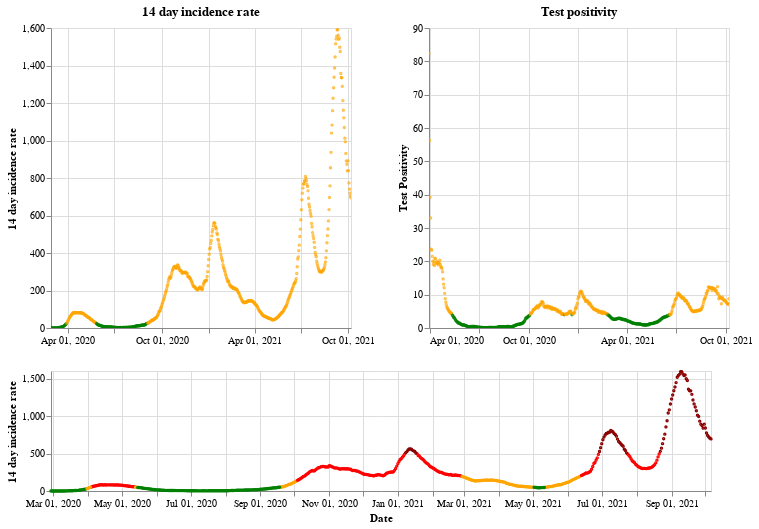

Write notebook code for a chart like this one.
### Markdown cell above
## Scotland

### Code cell
plot_traffic_light('Scotland')

### Figure 1 — Vega-Lite specification as saved in the notebook (floating-point values rounded to 4 significant figures; data arrays with more than 128 entries replaced by an {"elided": "..."} marker saying what was removed)
{"config": {"view": {"continuousWidth": 400, "continuousHeight": 300}}, "vconcat": [{"hconcat": [{"mark": {"type": "point", "size": 2}, "encoding": {"color": {"condition": {"value": "green", "test": "(datum.twoWeeklyCasesRate <= 25)"}, "value": "orange"}, "tooltip": [{"type": "nominal", "field": "areaName"}, {"type": "temporal", "field": "date"}, {"type": "quantitative", "field": "twoWeeklyCasesRate"}, {"type": "quantitative", "field": "testPositivity"}], "x": {"type": "temporal", "axis": {"title": ""}, "field": "date", "scale": {"domain": {"selection": "DateBrush"}}, "timeUnit": "yearmonthdate"}, "y": {"type": "quantitative", "axis": {"title": "14 day incidence rate"}, "field": "twoWeeklyCasesRate"}}, "title": "14 day incidence rate", "width": 300}, {"mark": {"type": "point", "size": 2}, "encoding": {"color": {"condition": {"value": "green", "test": "(datum.testPositivity <= 4)"}, "value": "orange"}, "tooltip": [{"type": "nominal", "field": "areaName"}, {"type": "temporal", "field": "date"}, {"type": "quantitative", "field": "twoWeeklyCasesRate"}, {"type": "quantitative", "field": "testPositivity"}], "x": {"type": "temporal", "axis": {"title": ""}, "field": "date", "scale": {"domain": {"selection": "DateBrush"}}, "timeUnit": "yearmonthdate"}, "y": {"type": "quantitative", "axis": {"title": "Test Positivity"}, "field": "testPositivity"}}, "title": "Test positivity", "width": 300}]}, {"layer": [{"mark": {"type": "point", "size": 2}, "encoding": {"color": {"condition": {"value": "orange", "test": "(((datum.testPositivity < 4) && (datum.twoWeeklyCasesRate >= 50)) && (datum.twoWeeklyCasesRate < 200))"}, "value": "red"}, "opacity": {"condition": {"value": 1, "test": "((datum.twoWeeklyCasesRate >= 50) && (datum.twoWeeklyCasesRate < 500))"}, "value": 0}, "tooltip": [{"type": "nominal", "field": "areaName"}, {"type": "temporal", "field": "date"}, {"type": "quantitative", "field": "twoWeeklyCasesRate"}, {"type": "quantitative", "field": "testPositivity"}], "x": {"type": "temporal", "axis": {"title": "Date"}, "field": "date", "timeUnit": "yearmonthdate"}, "y": {"type": "quantitative", "axis": {"title": "14 day incidence rate"}, "field": "twoWeeklyCasesRate"}}, "selection": {"DateBrush": {"type": "interval", "encodings": ["x"], "fields": ["Time"]}}}, {"mark": {"type": "point", "size": 2}, "encoding": {"color": {"value": "darkred"}, "opacity": {"condition": {"value": 1, "test": "(datum.twoWeeklyCasesRate >= 500)"}, "value": 0}, "tooltip": [{"type": "nominal", "field": "areaName"}, {"type": "temporal", "field": "date"}, {"type": "quantitative", "field": "twoWeeklyCasesRate"}, {"type": "quantitative", "field": "testPositivity"}], "x": {"type": "temporal", "axis": {"title": "Date"}, "field": "date", "timeUnit": "yearmonthdate"}, "y": {"type": "quantitative", "axis": {"title": "14 day incidence rate"}, "field": "twoWeeklyCasesRate"}}}, {"mark": {"type": "point", "size": 2}, "encoding": {"color": {"condition": {"value": "green", "test": "((datum.testPositivity < 4) && (datum.twoWeeklyCasesRate < 50))"}, "value": "orange"}, "opacity": {"condition": {"value": 1, "test": "(datum.twoWeeklyCasesRate < 50)"}, "value": 0}, "tooltip": [{"type": "nominal", "field": "areaName"}, {"type": "temporal", "field": "date"}, {"type": "quantitative", "field": "twoWeeklyCasesRate"}, {"type": "quantitative", "field": "testPositivity"}], "x": {"type": "temporal", "axis": {"title": "Date"}, "field": "date", "timeUnit": "yearmonthdate"}, "y": {"type": "quantitative", "axis": {"title": "14 day incidence rate"}, "field": "twoWeeklyCasesRate"}}}], "height": 120, "width": 660}], "data": {"name": "data-919e3aaa2f422a328cc4cbdd230a58bf"}, "$schema": "https://vega.github.io/schema/vega-lite/v4.8.1.json", "datasets": {"data-919e3aaa2f422a328cc4cbdd230a58bf": {"elided": "587 records"}}}
